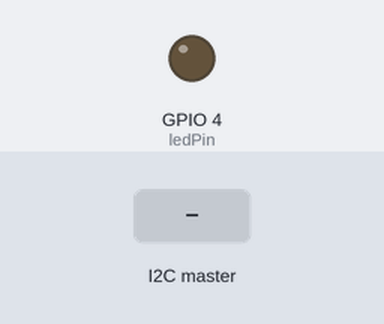
Simulated run of this sketch. Board: ESP32. On the bench: output pins drawn as LEDs (lit = HIGH). Inputs (shaded band) come from the test bench.

Above: at 1.2 s.
1.3 s: the I2C master sends the byte 1
At 2.7 s:
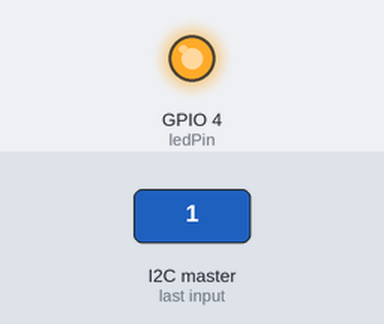
Timing chart, 0 to 4.4 s (numbered marks = the images above; inputs shaded):
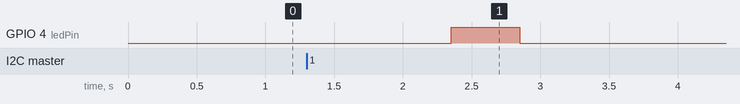

The sketch:

sketch_jul14f.ino
```cpp
/*
  主机每秒2秒向从机发送递增的数字，
  从机在收到主机的数据后LED闪烁0.5秒,并在收到的数字后加上OK字符发送给主机
  主机收到从机发来的数据后打印在串口上
*/

// 从机程序
#include <Wire.h>
#include <AsyncTimer.h>

char buf[32]; // 接受缓冲区
int ledPin = 4;

AsyncTimer timer;

void onReceive(int len) {
  // 接受数据，将数字存到缓冲区，并让led闪烁
  if (len > 0)
  {
    // 从I2C总线读取最多32个字节的数据，并将其存储到buf缓冲区中。函数返回实际读取到的字节数
    int sz = Wire.readBytes(buf, 32);
    if (sz > 0)
    {
      buf[sz] = 0;
      digitalWrite(ledPin, HIGH);

      // 注册定时事件，500ms后关闭led灯
      timer.setTimeout([](){
        digitalWrite(ledPin, LOW);
      }, 500);
    }
  }
}

void onRequest() {
   // 向主机发送数据
  strcat(buf, "OK"); // 拼接
  Wire.write(buf); // 发送缓冲区数据（包括"OK"字符）
  Wire.write(0);
}
void setup() {
  Serial.begin(115200);
  pinMode(ledPin, OUTPUT);
  Wire.onReceive(onReceive); // 注册接受事件
  Wire.onRequest(onRequest); // 注册发送事件
  Wire.begin(33);
}

void loop() {
 timer.handle();
}
```

Measured:
- after the input at 1.3 s, GPIO 4 (ledPin): LOW → HIGH after 1.1 s, → LOW 0.50 s later
